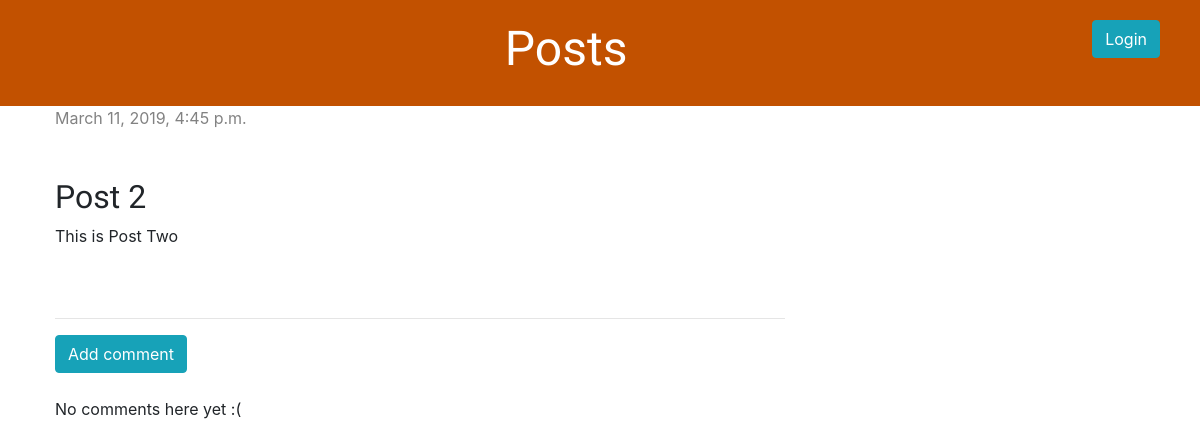
Page /post/2/ on the earlier database version.
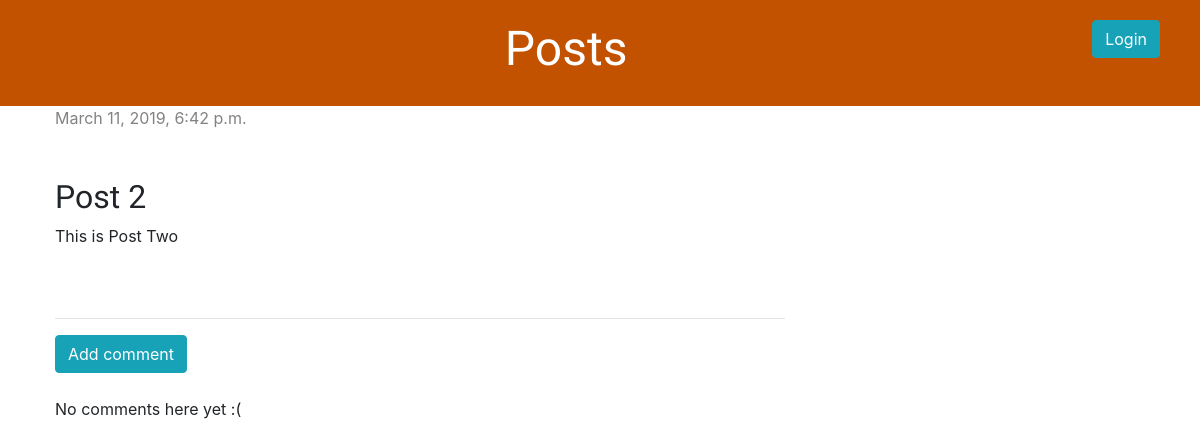
Same page on the later database version.
### blog/models.py (models this page shows, shortened)
class Post(models.Model):
    author = models.ForeignKey(settings.AUTH_USER_MODEL, on_delete=models.CASCADE)
    title = models.CharField(max_length=200)
    text = models.TextField()
    created_date = models.DateTimeField(default=timezone.now)
    published_date = models.DateTimeField(blank=True, null=True)

### blog/views.py (the view)
# urls.py: path('post/<int:pk>/', views.post_detail, name='post_detail'),
def post_detail(request, pk):
    post = get_object_or_404(Post, pk=pk)
    return render(request, 'blog/post_detail.html', {'post': post})

### blog/templates/blog/post_detail.html (shortened to what this page needs)
{% extends 'blog/base.html' %}
{% block content %}
    <div class="post">
        {% if post.published_date %}
            <div class="date">
                {{ post.published_date }}
            </div>
        {% else %}
            <br><a class="btn btn-success" href="{% url 'post_publish' pk=post.pk %}">Publish</a>
        {% endif %}
        <br><br>
        <h2>{{ post.title }}</h2>
        <p>{{ post.text|linebreaksbr }}</p>
    </div>
    <hr>
        <a href="{% url 'add_comment_to_post' pk=post.pk %}"><button type="button" class="btn btn-info">Add comment</button></a><br><br>
        {% for comment in post.comments.all %}
            {% if user.is_authenticated or comment.approved_comment %}
            <div class="comment">
                <div class="date">
                    {{ comment.created_date }}
                    {% if not comment.approved_comment %}
                        <a class="btn btn-default" href="{% url 'comment_remove' pk=comment.pk %}"><span class="glyphicon glyphicon-remove"></span></a>
                        <a class="btn btn-default" href="{% url 'comment_approve' pk=comment.pk %}"><span class="glyphicon glyphicon-ok"></span></a>
                    {% endif %}
                </div>
                <strong>{{ comment.author }}</strong>
                <p>{{ comment.text|linebreaks }}</p>
            </div>
            {% endif %}
                {% empty %}
                    <p>No comments here yet :(</p>
        {% endfor %}
{% endblock %}

Differences in the rows shown:
changed Post "Post 2": published_date "March 11, 2019, 4:45 p.m." → "March 11, 2019, 6:42 p.m."
